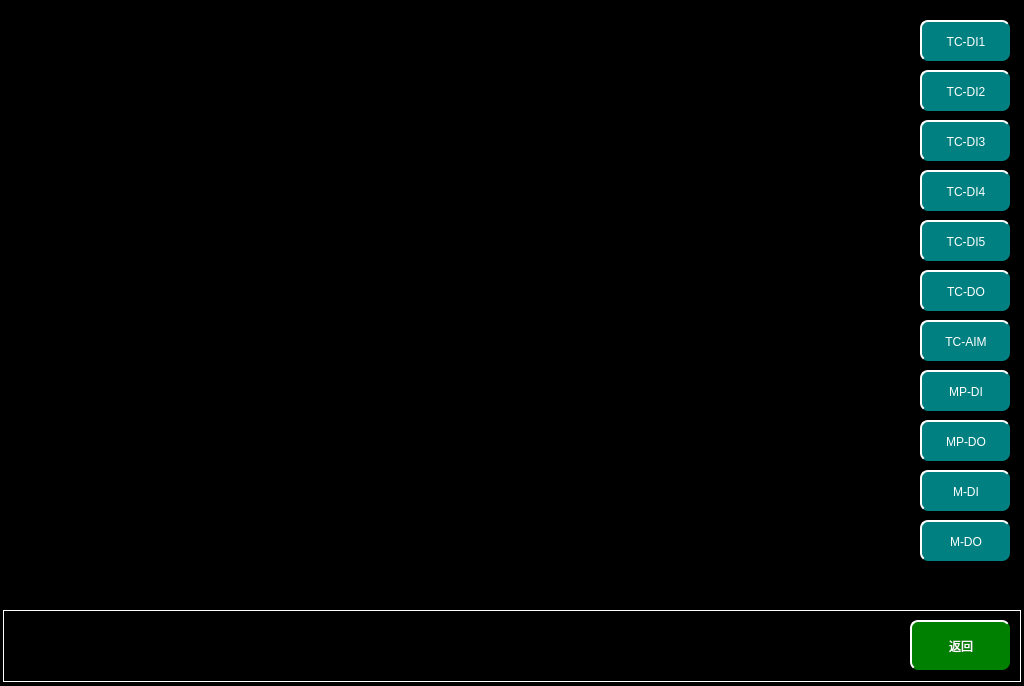
<?xml version="1.0" encoding="UTF-8"?>
<ui version="4.0">
 <class>MaintainceRIOMDetailPage</class>
 <widget class="QWidget" name="MaintainceRIOMDetailPage">
  <property name="geometry">
   <rect>
    <x>0</x>
    <y>0</y>
    <width>1024</width>
    <height>686</height>
   </rect>
  </property>
  <property name="windowTitle">
   <string>Form</string>
  </property>
  <property name="styleSheet">
   <string notr="true">QWidget
{
	background-color:black;
}
QPushButton
{
	font: 20px, &quot;微软雅黑&quot;;
    color: white;
	background-color: rgb(0, 128, 128);
	border-radius:8px;
	border-top: 2px solid white;	
	border-left: 2px solid white;
}</string>
  </property>
  <widget class="QPushButton" name="TCDI1Btn">
   <property name="geometry">
    <rect>
     <x>920</x>
     <y>20</y>
     <width>90</width>
     <height>41</height>
    </rect>
   </property>
   <property name="focusPolicy">
    <enum>Qt::NoFocus</enum>
   </property>
   <property name="styleSheet">
    <string notr="true"/>
   </property>
   <property name="text">
    <string>TC-DI1</string>
   </property>
  </widget>
  <widget class="QPushButton" name="TCDI2Btn">
   <property name="geometry">
    <rect>
     <x>920</x>
     <y>70</y>
     <width>90</width>
     <height>41</height>
    </rect>
   </property>
   <property name="focusPolicy">
    <enum>Qt::NoFocus</enum>
   </property>
   <property name="styleSheet">
    <string notr="true"/>
   </property>
   <property name="text">
    <string>TC-DI2</string>
   </property>
  </widget>
  <widget class="QPushButton" name="TCDI3Btn">
   <property name="geometry">
    <rect>
     <x>920</x>
     <y>120</y>
     <width>90</width>
     <height>41</height>
    </rect>
   </property>
   <property name="focusPolicy">
    <enum>Qt::NoFocus</enum>
   </property>
   <property name="styleSheet">
    <string notr="true"/>
   </property>
   <property name="text">
    <string>TC-DI3</string>
   </property>
  </widget>
  <widget class="QPushButton" name="TCDI4Btn">
   <property name="geometry">
    <rect>
     <x>920</x>
     <y>170</y>
     <width>90</width>
     <height>41</height>
    </rect>
   </property>
   <property name="focusPolicy">
    <enum>Qt::NoFocus</enum>
   </property>
   <property name="styleSheet">
    <string notr="true"/>
   </property>
   <property name="text">
    <string>TC-DI4</string>
   </property>
  </widget>
  <widget class="QPushButton" name="TCDI5Btn">
   <property name="geometry">
    <rect>
     <x>920</x>
     <y>220</y>
     <width>90</width>
     <height>41</height>
    </rect>
   </property>
   <property name="focusPolicy">
    <enum>Qt::NoFocus</enum>
   </property>
   <property name="styleSheet">
    <string notr="true"/>
   </property>
   <property name="text">
    <string>TC-DI5</string>
   </property>
  </widget>
  <widget class="QPushButton" name="TCAIMBtn">
   <property name="geometry">
    <rect>
     <x>920</x>
     <y>320</y>
     <width>90</width>
     <height>41</height>
    </rect>
   </property>
   <property name="focusPolicy">
    <enum>Qt::NoFocus</enum>
   </property>
   <property name="styleSheet">
    <string notr="true"/>
   </property>
   <property name="text">
    <string>TC-AIM</string>
   </property>
  </widget>
  <widget class="QPushButton" name="MPDIBtn">
   <property name="geometry">
    <rect>
     <x>920</x>
     <y>370</y>
     <width>90</width>
     <height>41</height>
    </rect>
   </property>
   <property name="focusPolicy">
    <enum>Qt::NoFocus</enum>
   </property>
   <property name="styleSheet">
    <string notr="true"/>
   </property>
   <property name="text">
    <string>MP-DI</string>
   </property>
  </widget>
  <widget class="QPushButton" name="MDIBtn">
   <property name="geometry">
    <rect>
     <x>920</x>
     <y>470</y>
     <width>90</width>
     <height>41</height>
    </rect>
   </property>
   <property name="focusPolicy">
    <enum>Qt::NoFocus</enum>
   </property>
   <property name="styleSheet">
    <string notr="true"/>
   </property>
   <property name="text">
    <string>M-DI</string>
   </property>
  </widget>
  <widget class="QPushButton" name="TCDOBtn">
   <property name="geometry">
    <rect>
     <x>920</x>
     <y>270</y>
     <width>90</width>
     <height>41</height>
    </rect>
   </property>
   <property name="focusPolicy">
    <enum>Qt::NoFocus</enum>
   </property>
   <property name="styleSheet">
    <string notr="true"/>
   </property>
   <property name="text">
    <string>TC-DO</string>
   </property>
  </widget>
  <widget class="QPushButton" name="MPDOBtn">
   <property name="geometry">
    <rect>
     <x>920</x>
     <y>420</y>
     <width>90</width>
     <height>41</height>
    </rect>
   </property>
   <property name="focusPolicy">
    <enum>Qt::NoFocus</enum>
   </property>
   <property name="styleSheet">
    <string notr="true"/>
   </property>
   <property name="text">
    <string>MP-DO</string>
   </property>
  </widget>
  <widget class="QPushButton" name="MDOBtn">
   <property name="geometry">
    <rect>
     <x>920</x>
     <y>520</y>
     <width>90</width>
     <height>41</height>
    </rect>
   </property>
   <property name="focusPolicy">
    <enum>Qt::NoFocus</enum>
   </property>
   <property name="styleSheet">
    <string notr="true"/>
   </property>
   <property name="text">
    <string>M-DO</string>
   </property>
  </widget>
  <widget class="QPushButton" name="returnBtn">
   <property name="geometry">
    <rect>
     <x>910</x>
     <y>620</y>
     <width>100</width>
     <height>50</height>
    </rect>
   </property>
   <property name="focusPolicy">
    <enum>Qt::NoFocus</enum>
   </property>
   <property name="styleSheet">
    <string notr="true">QPushButton
{
	font: 20px, &quot;微软雅黑&quot;;
    color: white;
	background-color: rgb(0, 128, 0);
    border-top: 2px solid white;
	border-left: 2px solid white;

}</string>
   </property>
   <property name="text">
    <string>返回</string>
   </property>
  </widget>
  <widget class="QLabel" name="label">
   <property name="geometry">
    <rect>
     <x>3</x>
     <y>610</y>
     <width>1018</width>
     <height>72</height>
    </rect>
   </property>
   <property name="styleSheet">
    <string notr="true">
background-color: rgb(0, 0, 0);

	border:1px solid white;
</string>
   </property>
   <property name="text">
    <string/>
   </property>
  </widget>
  <zorder>label</zorder>
  <zorder>TCDI1Btn</zorder>
  <zorder>TCDI2Btn</zorder>
  <zorder>TCDI3Btn</zorder>
  <zorder>TCDI4Btn</zorder>
  <zorder>TCDI5Btn</zorder>
  <zorder>TCAIMBtn</zorder>
  <zorder>MPDIBtn</zorder>
  <zorder>MDIBtn</zorder>
  <zorder>TCDOBtn</zorder>
  <zorder>MPDOBtn</zorder>
  <zorder>MDOBtn</zorder>
  <zorder>returnBtn</zorder>
 </widget>
 <resources/>
 <connections/>
</ui>
